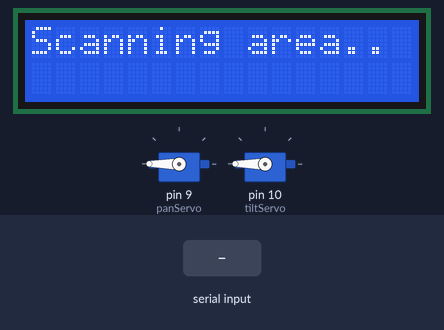
A sketch run on a simulated Arduino Uno, built with avr-gcc and run on an emulated ATmega328P. Parts: 2 × servo, 16×2 character LCD. Inputs (shaded band) come from the test bench.

Above: at 1.6 s.
1.7 s: "DETECTED\n" received over Serial
At 2.9 s:
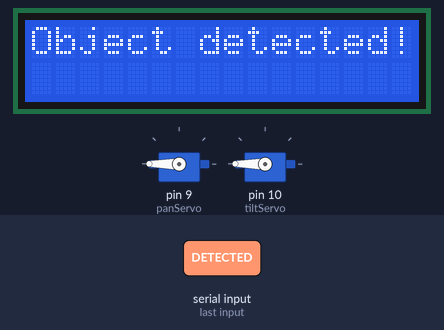
3.2 s: "DETECTED,1\n" received over Serial
At 4.5 s:
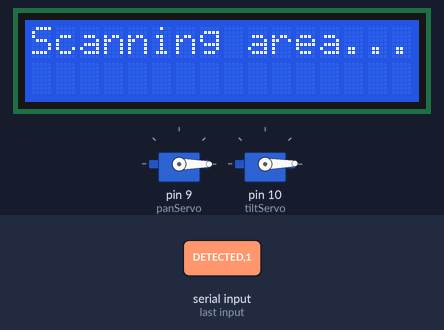
6.2 s: "DETECTED,150\n" received over Serial
At 7.5 s:
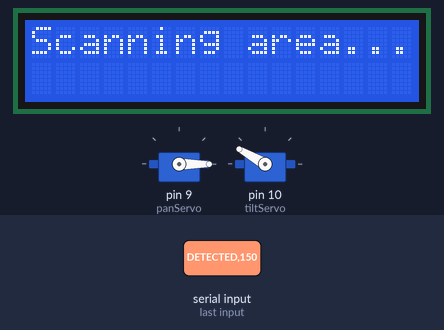
9.2 s: "90,45\n" received over Serial
At 10.5 s:
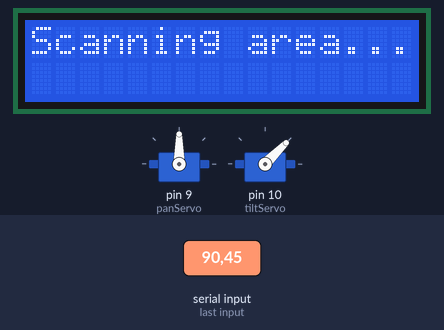
12.2 s: "30,150\n" received over Serial
At 13.5 s:
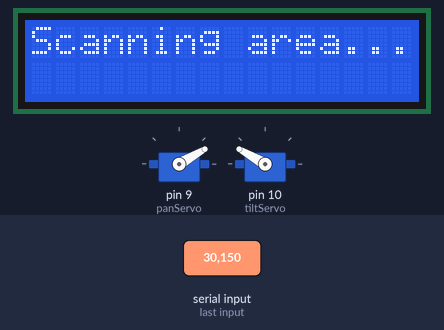
15.2 s: "1,90\n" received over Serial
At 16.5 s:
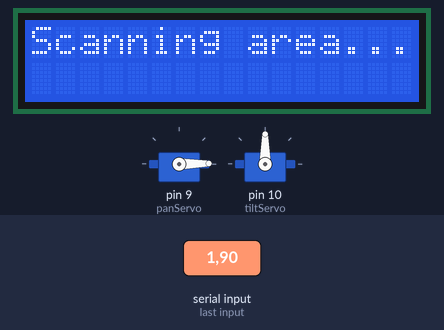
Timing chart, 0 to 18.2 s (numbered marks = the images above; inputs shaded):
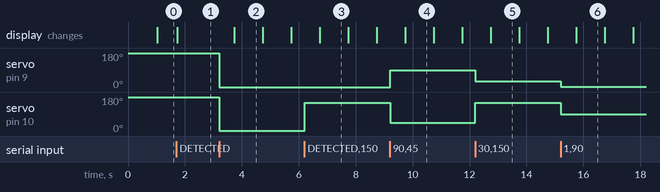

Measured:
- after the input at 1.7 s, the display: changes at once (image 1)
- after the input at 3.2 s, servo on pin 9 (panServo): 180° → 0° at once; servo on pin 10 (tiltServo): 180° → 1° at once; the display: changes after 0.53 s (image 2)
- after the input at 6.2 s, servo on pin 10 (tiltServo): 1° → 150° at once
- after the input at 9.2 s, servo on pin 9 (panServo): 0° → 90° at once; servo on pin 10 (tiltServo): 150° → 45° at once
- after the input at 12.2 s, servo on pin 9 (panServo): 90° → 30° at once; servo on pin 10 (tiltServo): 45° → 150° at once
- after the input at 15.2 s, servo on pin 9 (panServo): 30° → 1° at once; servo on pin 10 (tiltServo): 150° → 90° at once
- what the display in image 2 shows lasts 1.0 s, from 3.7 s to 4.7 s

The sketch:

turret_arduino_code.ino
```cpp
#include <Servo.h>  // Library to control servo motors
#include "DFRobot_RGBLCD1602.h"  // Library to control the RGB 1602 LCD display

// Create servo objects for pan (left/right) and tilt (up/down) movement
Servo panServo;
Servo tiltServo;

// Create an LCD object.
// 0x6B is the I2C address for the RGB LCD module (V1.1), 16 columns x 2 rows
DFRobot_RGBLCD1602 lcd(/*RGBAddr*/ 0x6B, /*lcdCols*/ 16, /*lcdRows*/ 2);

// Track when the last servo movement occurred (in milliseconds)
unsigned long lastMoveTime = 0;

// Track when the last dot animation was updated on the LCD
unsigned long lastDotUpdate = 0;

// Flag to indicate if an object was recently detected
bool objectDetected = false;

// Store the last text shown on the LCD to prevent unnecessary updates
String lastDisplay = "";

// Keep track of how many dots are shown in the scanning animation
int dotCount = 1;

void setup() {
  Serial.begin(9600);  // Start serial communication at 9600 baud (must match Python side)

  // Attach servos to digital pins 9 and 10
  panServo.attach(9);
  panServo.write(180);
  //Initial servo angles
  tiltServo.attach(10);
  tiltServo.write(180);

  // Initialise the LCD
  lcd.init();
  lcd.setCursor(0, 0);       // Set cursor to top-left corner
  lcd.print("System Ready"); // Display startup message
}

void loop() {
  // Check if there's incoming serial data from the PC (e.g. from Python/OpenCV)
  if (Serial.available()) {
    String input = Serial.readStringUntil('\n');  // Read full line from serial (until newline)
    input.trim();  // Remove leading/trailing whitespace or newline chars

    // If the incoming message is "DETECTED", show object detected state
    if (input == "DETECTED") {
      objectDetected = true;

      // Only update LCD if it's not already displaying this message
      if (lastDisplay != "DETECTED") {
        lcd.clear();
        lcd.setCursor(0, 0);
        lcd.print("Object detected!");
        lastDisplay = "DETECTED";
      }
    }

    else {
      // Assume it's pan/tilt angle data in the format: "123,88", finds the location of the comma to split the string cleanly into pan and tilt
      int commaIndex = input.indexOf(',');

      // Only process if a comma was found
      if (commaIndex > 0) {
        // Extract pan and tilt values
        int pan = input.substring(0, commaIndex).toInt();
        int tilt = input.substring(commaIndex + 1).toInt();

        // Move the servos to the received angles, constrained between 0–180 degrees
        panServo.write(constrain(pan, 0, 180));
        tiltServo.write(constrain(tilt, 0, 180));

        // Record the time of this movement
        lastMoveTime = millis();

        // Reset detection flag so scanning can resume after timeout
        objectDetected = false;
      }
    }
  }

  // If no object detected and it's been more than 500ms since last servo movement...
  if (!objectDetected && (millis() - lastMoveTime > 500)) {

    // Update the scanning dots every 1 second
    if (millis() - lastDotUpdate > 1000) {
      lastDotUpdate = millis();  // Reset dot update timer

      // Increase dot count (cycles from 1 → 2 → 3 → 1...)
      dotCount++;
      if (dotCount > 3) dotCount = 1;

      // Generate the dots string based on count
      String dots = "";
      for (int i = 0; i < dotCount; i++) {
        dots += ".";
      }

      // Update LCD with "Scanning area..." animation
      lcd.clear();
      lcd.setCursor(0, 0);
      lcd.print("Scanning area" + dots);
      lastDisplay = "SCANNING";
    }
  }
}
```
